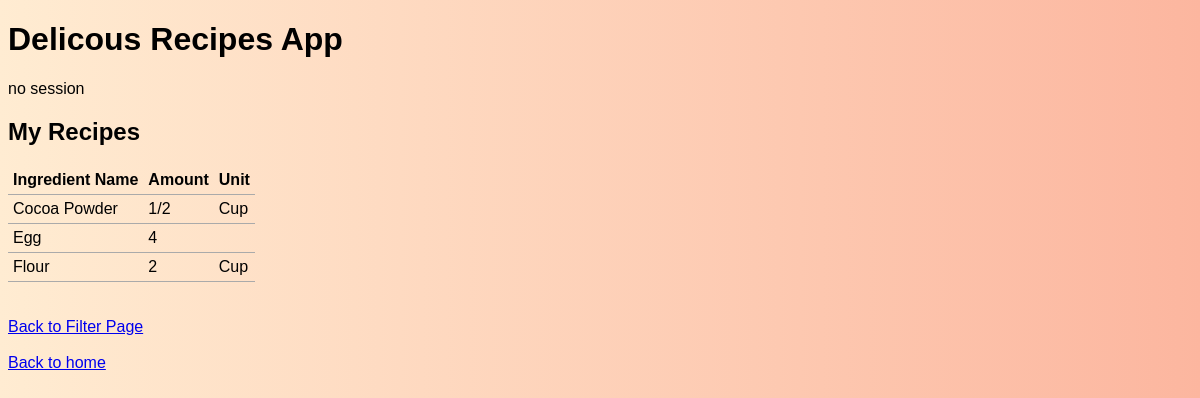
The app's page /viewrecipeingredients.php?ReID=1 with its own data.
### tables this page shows
CREATE TABLE RecipeContainsIngredient (
IName VARCHAR(100),
ReID INTEGER,
Amount CHAR(20) NOT NULL,
PRIMARY KEY (IName, ReID),
FOREIGN KEY (IName) REFERENCES Ingredient(Name)
	ON DELETE NO ACTION
	ON UPDATE CASCADE,
FOREIGN KEY (ReID) REFERENCES Recipe(ReID)
	ON DELETE CASCADE
	ON UPDATE CASCADE
);

CREATE TABLE Ingredient (
Name VARCHAR(100) PRIMARY KEY,
Unit VARCHAR(50)
);

### viewrecipeingredients.php (the view, shortened to what this page needs)
<?php
require "templates/header.php";
if (isset($_GET["ReID"])) {
    try {
        include 'config.php';
      $connection = new PDO($dsn, $username, $password, $options);
      $ReID = $_GET["ReID"];
      $sql = "SELECT ri.IName, ri.Amount, i.Unit FROM recipe AS r, recipecontainsingredient AS ri, ingredient AS i
                       WHERE r.ReID = $ReID AND r.ReID = ri.ReID AND ri.IName = i.Name";
      $statement = $connection->prepare($sql);
      $statement->execute();
      $result = $statement->fetchAll();
    } catch(PDOException $error) {
        echo $sql . "<br>" . $error->getMessage();
    }
  }
?>
<?php
    if ($result && $statement->rowCount() > 0) { ?>
        <h2>My Recipes</h2>
        <table>
            <thead>
                <tr>
                    <th>Ingredient Name</th>
                    <th>Amount</th>
                    <th>Unit</th>
                </tr>
            </thead>
            <tbody>
        <?php foreach ($result as $row) { ?>
            <tr>
                <td><?php echo $row["IName"]; ?></td>
                <td><?php echo $row["Amount"]; ?></td>
                <td><?php echo $row["Unit"]; ?></td>
            </tr>
        <?php } ?>
        </tbody>
    </table>
    <?php } else { ?>
        <blockquote>No results found.</blockquote>
    <?php }
 ?>
<a href="read.php">Back to Filter Page</a>
<a href="index.php">Back to home</a>
<?php require "templates/footer.php"; ?>

### css/style.css (style rules this page uses)
table { border-collapse: collapse; border-spacing: 0; }
td, th { padding: 5px; border-bottom: 1px solid #aaa; }
body { background-image: linear-gradient(to right, #ffecd2, #fcb69f); }
html { font-family: sans-serif; }

### records on screen
recipecontainsingredient: IName "Cocoa Powder", Amount "1/2", IName.Unit "Cup"
recipecontainsingredient: IName "Egg", Amount "4"
recipecontainsingredient: IName "Flour", Amount "2", IName.Unit "Cup"
